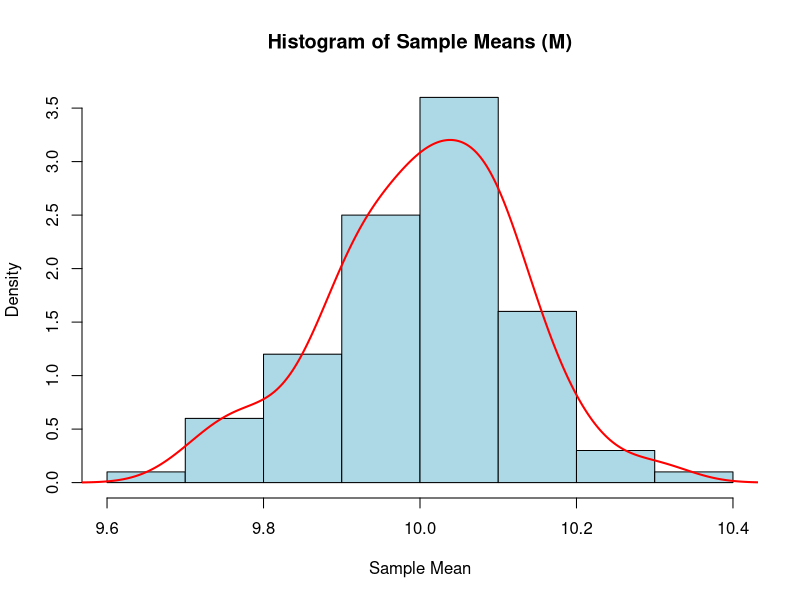
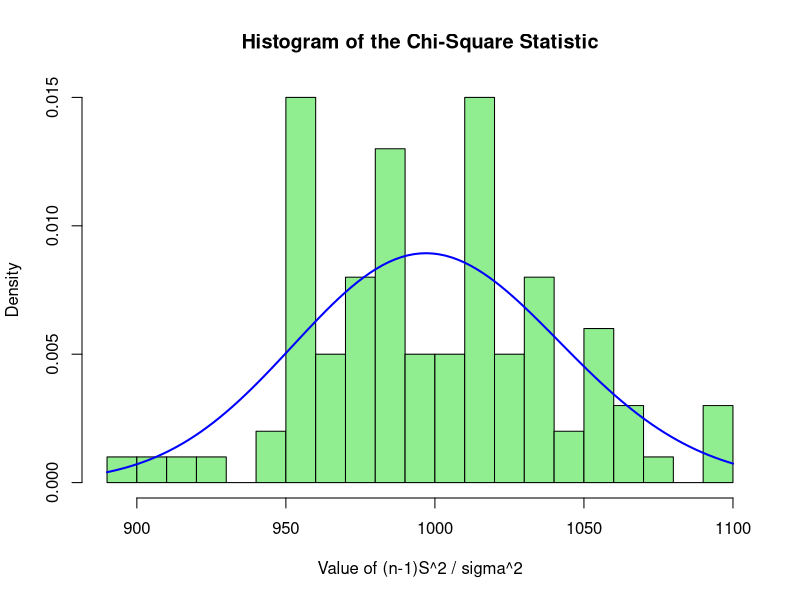
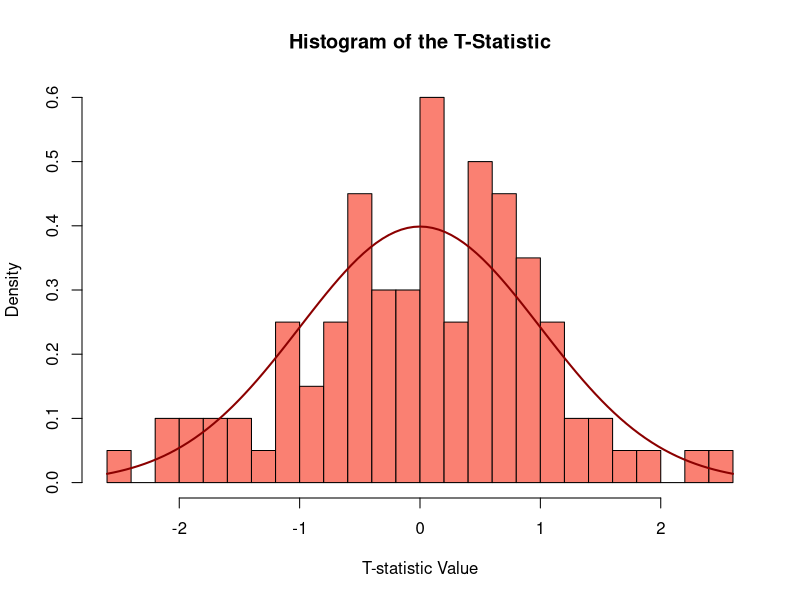
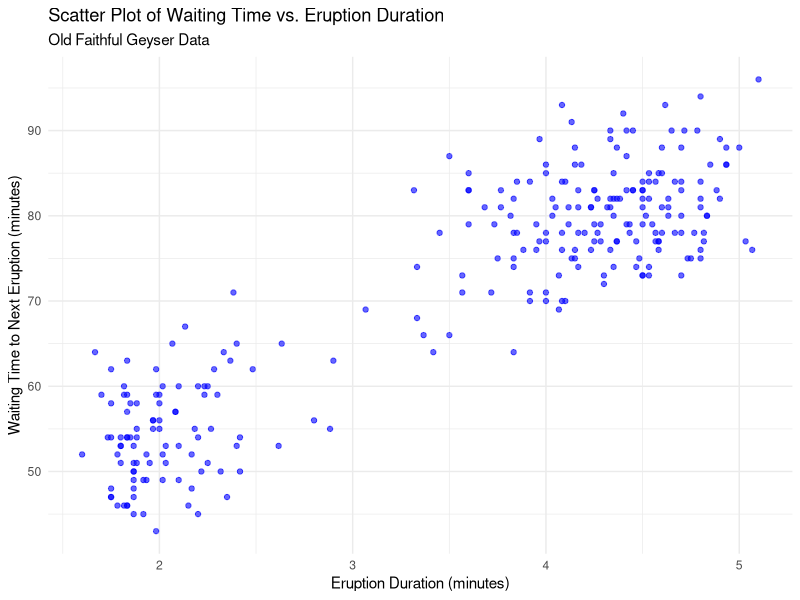
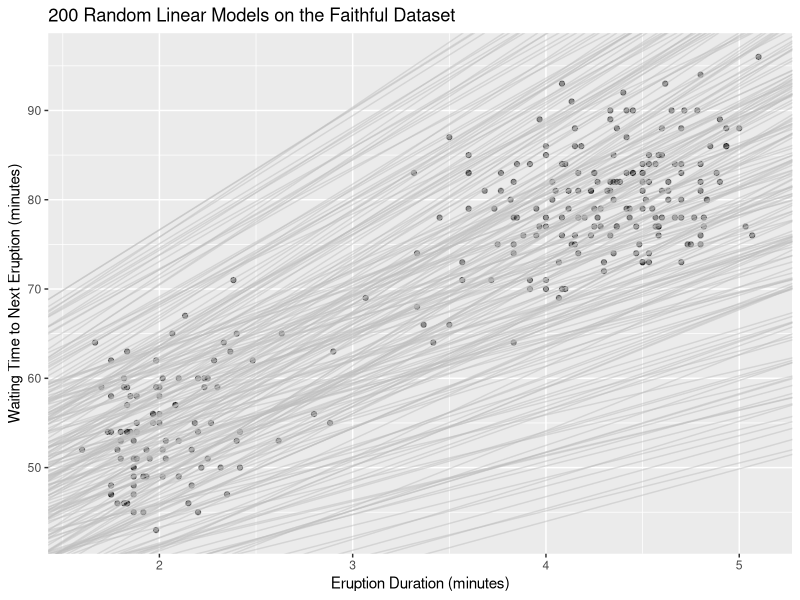
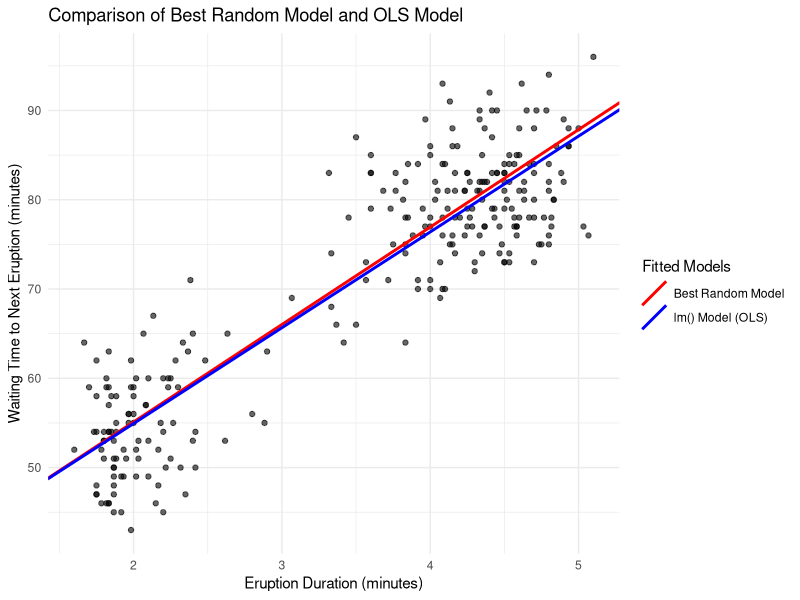
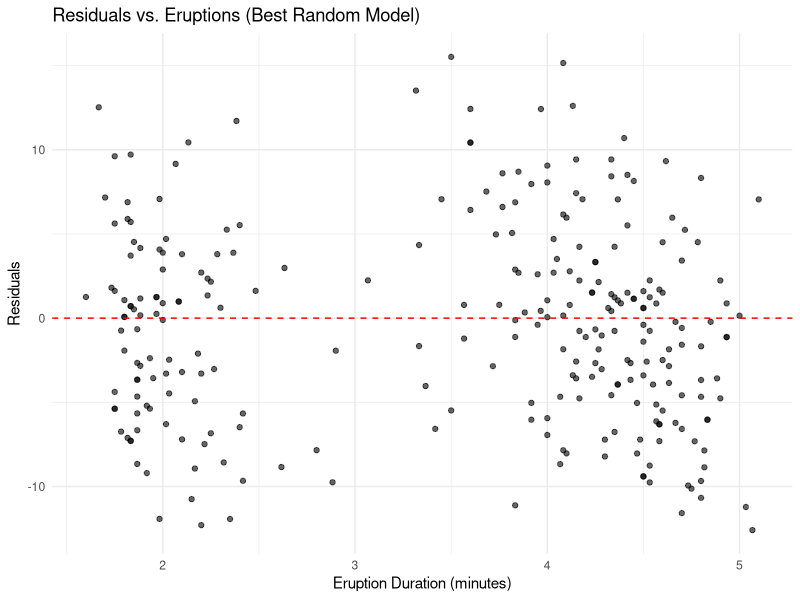
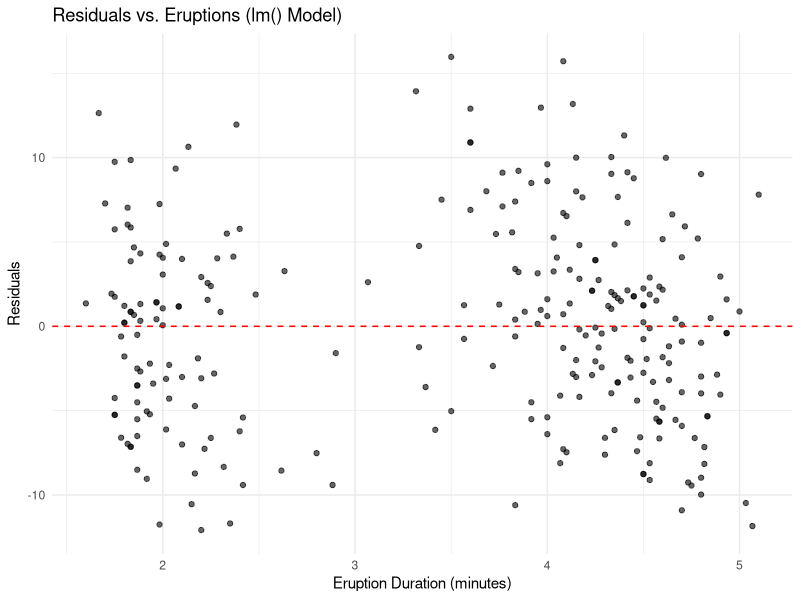

Here is the R script that generated these plots, in order:
library(ggplot2)

# Set a seed for reproducibility of random simulations
set.seed(123)


# W2Q1a
"
χ^2 distribution
(a) For each i = 1, 2, . . . , 100 simulate 1000 random values from
Normal distribution with mean 10 and variance 16
by using command rnorm in R. Denote this data for each i as Xi
"
n_simulations <- 100
n_values <- 1000
pop_mean <- 10
pop_variance <- 16
pop_sd <- sqrt(pop_variance)

data_list <- vector("list", n_simulations)

for (i in 1:n_simulations) {
    data_list[[i]] <- rnorm(n_values, mean = pop_mean, sd = pop_sd)
}

print(data_list)

# W2Q1b
"
Calculate the means of each Xi(i = 1, 2, . . . , 100) and
store it in a new vector ‘Mi’.
"
M <- sapply(data_list, mean)
print(M)

# W2Q1c
"
Plot the histogram of ‘M = {Mi: 1 ≤ i ≤ 100}’ using the command hist() in
R-software. What should the distribution of M be?
"
hist(M,
    main = "Histogram of Sample Means (M)",
    xlab = "Sample Mean",
    col = "lightblue",
    border = "black",
    probability = TRUE
)
lines(density(M), col = "red", lwd = 2) # Add a density curve

# According to the Central Limit Theorem (CLT), the distribution of sample means
# (M) should be approximately Normal. Since the underlying population is Normal,
# the distribution of sample means is exactly Normal.
# The theoretical mean of this distribution is the population mean, mu = 10.
# The theoretical variance is sigma^2/n = 16/1000 = 0.016.
# So, M should follow N(10, 0.016).

# W2Q1d
"
Calculate the sample variance S_i^2
of each Xi(i = 1, 2, . . . , 100).
"
S_sq <- sapply(data_list, var)
print(S_sq)

# W2Q1e
"
Plot the histogram of ‘CHISQ= {(999/16)S_i^2: 1 ≤ i ≤ 100}’
using the command hist() in R-software.
What should the distribution of CHISQ be?
"
CHISQ <- (n_values - 1) / pop_variance * S_sq

hist(CHISQ,
    main = "Histogram of the Chi-Square Statistic",
    xlab = "Value of (n-1)S^2 / sigma^2",
    col = "lightgreen",
    border = "black",
    probability = TRUE,
    breaks = 20
)
# Overlay the theoretical chi-square density curve
curve(dchisq(x, df = n_values - 1), add = TRUE, col = "blue", lwd = 2)

# the CHISQ vector should follow a Chi-squared
# distribution with 999 degrees of freedom.

# W2Q1f
"
Calculate the statistic Ti = (Mi − 10)/(Si/√1000)
for each i = 1, 2, . . . , 100.
"

S <- sqrt(S_sq)
T_stat <- (M - pop_mean) / (S / sqrt(n_values))
print(T_stat)

# W2W1g

"
Plot the histogram of ‘T = {Ti: i = 1, 2, 3, . . . , 100}’
using the command hist() in R-software.
What should the distribution of T be?
"
hist(T_stat,
    main = "Histogram of the T-Statistic",
    xlab = "T-statistic Value",
    col = "salmon",
    border = "black",
    probability = TRUE,
    breaks = 20
)
# Overlay the theoretical t-distribution curve
curve(dt(x, df = n_values - 1), add = TRUE, col = "darkred", lwd = 2)
# T should follow a t-distribution with 999 degrees of freedom.

###########################################

# W2Q2a
"
Give a brief description of the dataset and
read the data set as data frame (name it ‘df’) in R.
"
data("faithful")
str(faithful)

df <- faithful


# W2Q2b
"
Using ‘ggplot’ in R, plot the scatter plot between the variables
‘waiting’ and ‘eruptions’. On visualizing the scatter-plot, c
omment on the relationship between ‘waiting’ and ‘eruptions’.
"
ggplot(df, aes(x = eruptions, y = waiting)) +
    geom_point(alpha = 0.6, color = "blue") +
    labs(
        title = "Scatter Plot of Waiting Time vs. Eruption Duration",
        subtitle = "Old Faithful Geyser Data",
        x = "Eruption Duration (minutes)",
        y = "Waiting Time to Next Eruption (minutes)"
    ) +
    theme_minimal()

# The scatter plot shows a positive linear relationship between the duration of
# an eruption and the waiting time until the next eruption. This means that
# longer eruptions tend to be followed by longer waiting periods. The data also
# appears to be clustered into two distinct groups, suggesting that a simple
# linear model might not capture the full complexity of the relationship.


# W2Q2c


# First, create the base scatter plot
p_base <- ggplot(df, aes(x = eruptions, y = waiting)) +
    geom_point(alpha = 0.4, color = "black") +
    labs(
        title = "200 Random Linear Models on the Faithful Dataset",
        x = "Eruption Duration (minutes)",
        y = "Waiting Time to Next Eruption (minutes)"
    )

# Initialize a data frame to store model parameters and their MSE
random_models <- data.frame(
    intercept = numeric(200),
    slope = numeric(200),
    mse = numeric(200)
)

# Generate 200 random models
for (i in 1:200) {
    # Generate random intercept and slope from a plausible range
    # Based on the plot, intercept is ~30-40, slope is ~10
    b0 <- runif(1, min = 20, max = 50)
    b1 <- runif(1, min = 5, max = 15)

    # Calculate predicted values and Mean Squared Error (MSE)
    predictions <- b0 + b1 * df$eruptions
    mse <- mean((df$waiting - predictions)^2)

    # Store the results
    random_models[i, ] <- c(b0, b1, mse)

    # Add the line to the plot
    p_base <- p_base + geom_abline(intercept = b0, slope = b1, color = "gray", alpha = 0.5)
}

# Print the plot with all 200 random lines
print(p_base)

# The `random_models` dataframe now contains the MSE for each model
head(random_models)


# W2Q2d
"
From the above fitted 200 models, select the best one
and write down its equation. Also, mention the reason why you think
the selected model is best among the fitted 200 models.
"
# The best model is the one that minimizes the Mean Squared Error (MSE).
best_random_model <- random_models[which.min(random_models$mse), ]

# Print the details of the best model
print("Best Random Model Details:")
print(best_random_model)

# Write down its equation
cat(paste0(
    "\nEquation of the best fitted random model is:\n",
    "waiting = ", round(best_random_model$intercept, 4), " + ",
    round(best_random_model$slope, 4), " * eruptions\n"
))

# W2Q2e
"
Use the inbuilt function lm() in R, to find the equation of
best fitted linear model (‘waiting’ on ‘eruptions’) for the ‘faithful’ dataset.
"

model_lm <- lm(waiting ~ eruptions, data = df)

# Get the coefficients
lm_coeffs <- coef(model_lm)

# Print the coefficients
print("Coefficients from the lm() function:")
print(lm_coeffs)

# Write the equation of the best-fitted model from lm()
cat(paste0(
    "\nEquation of the best fitted model using lm() is:\n",
    "waiting = ", round(lm_coeffs[1], 4), " + ",
    round(lm_coeffs[2], 4), " * eruptions\n"
))

# W2Q2f
"
Using ‘ggplot’ in R, plot the linear models obtained in part
(d) and (e) in the same scatter plot (plotted in part (b)).
"

# Create a data frame containing the parameters for both lines
line_models <- data.frame(
    model_type = c("Best Random Model", "lm() Model (OLS)"),
    intercept = c(best_random_model$intercept, lm_coeffs[1]),
    slope = c(best_random_model$slope, lm_coeffs[2])
)

# Now, create the plot using this new data frame for the ablines
ggplot(df, aes(x = eruptions, y = waiting)) +
    geom_point(alpha = 0.6, color = "black") +
    labs(
        title = "Comparison of Best Random Model and OLS Model",
        x = "Eruption Duration (minutes)",
        y = "Waiting Time to Next Eruption (minutes)"
    ) +
    # Use the new data frame and map aesthetics for intercept, slope, and color
    geom_abline(
        data = line_models,
        aes(intercept = intercept, slope = slope, color = model_type),
        linewidth = 1
    ) +
    # The manual scale now works perfectly with the 'model_type' variable
    scale_color_manual(
        name = "Fitted Models",
        values = c("Best Random Model" = "red", "lm() Model (OLS)" = "blue")
    ) +
    theme_minimal()


# W2Q2g

"
For each of the fitted models (part (d) and (e)),
plot the ‘residuals’ vs ‘eruptions’ using ‘ggplot’ in R.
Comment on the obtained plots.
"

# 1. Residual plot for the best random model from part (d)
df$residuals_random <- df$waiting - (best_random_model$intercept + best_random_model$slope * df$eruptions)

plot_random_residuals <- ggplot(df, aes(x = eruptions, y = residuals_random)) +
    geom_point(alpha = 0.6) +
    geom_hline(yintercept = 0, linetype = "dashed", color = "red") +
    labs(
        title = "Residuals vs. Eruptions (Best Random Model)",
        x = "Eruption Duration (minutes)",
        y = "Residuals"
    ) +
    theme_minimal()

print(plot_random_residuals)

# 2. Residual plot for the lm() model from part (e)
df$residuals_lm <- residuals(model_lm)

plot_lm_residuals <- ggplot(df, aes(x = eruptions, y = residuals_lm)) +
    geom_point(alpha = 0.6) +
    geom_hline(yintercept = 0, linetype = "dashed", color = "red") +
    labs(
        title = "Residuals vs. Eruptions (lm() Model)",
        x = "Eruption Duration (minutes)",
        y = "Residuals"
    ) +
    theme_minimal()

print(plot_lm_residuals)

# Both residual plots — one from the Best Random Model and the other from the lm() model — display a
# very similar pattern. The residuals are spread around the horizontal line at zero, but they show a distinct
# clustering pattern for shorter and longer eruption durations (around 2 and 4–5 minutes respectively). This # indicates that the residuals are not randomly scattered and there is non-linearity present in the
# relationship between eruption duration and waiting time.

# Conclusion:

# Residuals are centred around zero (no major bias).
# Variance appears roughly constant.
# Clear clustering pattern suggests a non-linear relationship between waiting time and eruption duration.
# The linear assumption of lm() is partially violated.
